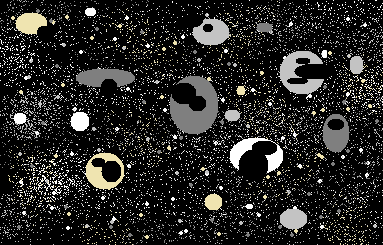
#> input picture Imagens de entrada/entrada4.png, 383 x 245 px, found by its file name
$ python aula-10.py
#> lines starting #> are read from the running program, lines starting #| are printed output that depends on the picture; after the words box and inside, x2 and y2 are one past the last pixel; in counts of white or black regions, pixels touching at a corner belong together
# -*- coding: utf-8 -*-
"""
Created on Tue Oct 10 17:02:29 2023

@author: aluno
"""

import cv2
import numpy
foto = 'entrada4.png'
imagem = cv2.imread(foto)
#> imagem is the input picture: shape (245, 383, 3); mean B, G, R 37.6, 39.2, 39.5

#########################################################################################################
#=======================================================================================================#
#########################################################################################################

#cria uma imagem (matriz) e preenche seus pixels com tons de cinza
#cada tom de cinza equivale à média dos tres canais daquele pixel
cinzas = numpy.zeros((imagem.shape[0], imagem.shape[1]), dtype = numpy.uint8)
for i in range (imagem.shape[0]):
    for j in range (imagem.shape[1]):
        cinzas[i][j] = (imagem[i][j].sum()//3)
cv2.imshow("Original", cinzas)

#pega a imagem em tons de cinza e transforma eles em preto ou branco dependendo do seu valor
pretoBranco = numpy.zeros((imagem.shape[0], imagem.shape[1]), dtype = numpy.uint8)
for i in range (imagem.shape[0]):
    for j in range (imagem.shape[1]):
        if ((cinzas[i][j])/2) > 100:
            pretoBranco[i][j] = 255
        else:
            pretoBranco[i][j] = 0
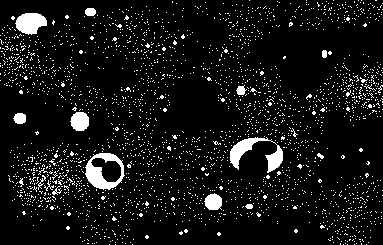
#> pretoBranco: shape (245, 383); 7.9% white; 2574 white regions (2559 under 20 px), largest, box (x1, y1, x2, y2) and area: (230, 137, 283, 173) 703, (85, 153, 125, 190) 692, (15, 13, 47, 35) 502
cv2.imshow("Preto e Branco", pretoBranco)

#########################################################################################################
#=======================================================================================================#
#########################################################################################################

opFull = [[255,255,255],[255,255,255],[255,255,255]]
print('Operador Cheio =')
print(opFull)
print('')

opCruz = [[0,255,0],[255,255,255],[0,255,0]]
print('Operador Em Cruz =')
print(opCruz)
print('')

#########################################################################################################
#=======================================================================================================#
#########################################################################################################

dilatada1 = numpy.zeros((imagem.shape[0], imagem.shape[1]), dtype = numpy.uint8)
for i in range ((imagem.shape[0])-2):
    for j in range ((imagem.shape[1])-2):
        m = n = 0
        auxF = 0

        if (pretoBranco[i][j] == 255) and (opFull[m][n] == 255):
            auxF = auxF + 1
        if (pretoBranco[i][j+1] == 255) and (opFull[m][n+1] == 255):
            auxF = auxF + 1
        if (pretoBranco[i][j+2] == 255) and (opFull[m][n+2] == 255):
            auxF = auxF + 1
        if (pretoBranco[i+1][j] == 255) and (opFull[m+1][n] == 255):
            auxF = auxF + 1
        if (pretoBranco[i+1][j+1] == 255) and (opFull[m+1][n+1] == 255):
            auxF = auxF + 1
        if (pretoBranco[i+1][j+2] == 255) and (opFull[m+1][n+2] == 255):
            auxF = auxF + 1
        if (pretoBranco[i+2][j] == 255) and (opFull[m+2][n] == 255):
            auxF = auxF + 1
        if (pretoBranco[i+2][j+1] == 255) and (opFull[m+2][n+1] == 255):
            auxF = auxF + 1
        if (pretoBranco[i+2][j+2] == 255) and (opFull[m+2][n+2] == 255):
            auxF = auxF + 1

        if auxF > 0:
            dilatada1[i+1][j+1] = 255
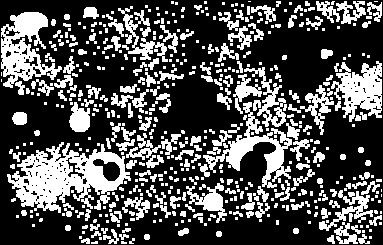
#> dilatada1: shape (245, 383); 31.9% white; 537 white regions (334 under 20 px), largest, box (x1, y1, x2, y2) and area: (7, 142, 131, 213) 4365, (1, 12, 62, 88) 2234, (203, 102, 292, 188) 1937
cv2.imshow("Dilatacao I", dilatada1)

#########################################################################################################
#=======================================================================================================#
#########################################################################################################

dilatada2 = numpy.zeros((imagem.shape[0], imagem.shape[1]), dtype = numpy.uint8)
for i in range ((imagem.shape[0])-2):
    for j in range ((imagem.shape[1])-2):
        m = n = 0
        auxF = 0

        #if (pretoBranco[i][j] == 255) and (opCruz[m][n] == 255):
            #auxF = auxF + 1
        if (pretoBranco[i][j+1] == 255) and (opCruz[m][n+1] == 255):
            auxF = auxF + 1
        #if (pretoBranco[i][j+2] == 255) and (opCruz[m][n+2] == 255):
            #auxF = auxF + 1
        if (pretoBranco[i+1][j] == 255) and (opCruz[m+1][n] == 255):
            auxF = auxF + 1
        if (pretoBranco[i+1][j+1] == 255) and (opCruz[m+1][n+1] == 255):
            auxF = auxF + 1
        if (pretoBranco[i+1][j+2] == 255) and (opCruz[m+1][n+2] == 255):
            auxF = auxF + 1
        #if (pretoBranco[i+2][j] == 255) and (opCruz[m+2][n] == 255):
            #auxF = auxF + 1
        if (pretoBranco[i+2][j+1] == 255) and (opCruz[m+2][n+1] == 255):
            auxF = auxF + 1
        #if (pretoBranco[i+2][j+2] == 255) and (opCruz[m+2][n+2] == 255):
            #auxF = auxF + 1

        if auxF > 0:
            dilatada2[i+1][j+1] = 255
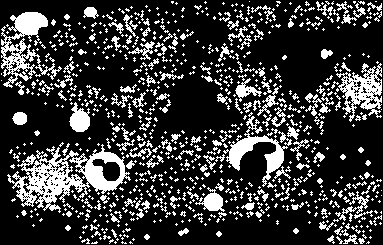
#> dilatada2: shape (245, 383); 22% white; 859 white regions (679 under 20 px), largest, box (x1, y1, x2, y2) and area: (7, 144, 131, 213) 3207, (1, 12, 62, 88) 1640, (336, 63, 382, 122) 1194
cv2.imshow("Dilatacao II", dilatada2)

#########################################################################################################
#=======================================================================================================#
#########################################################################################################

erosao1 = numpy.zeros((imagem.shape[0], imagem.shape[1]), dtype = numpy.uint8)
for i in range ((imagem.shape[0])-2):
    for j in range ((imagem.shape[1])-2):
        m = n = 0
        auxF = 0

        if (pretoBranco[i][j] == 255) and (opFull[m][n] == 255):
            auxF = auxF + 1
        if (pretoBranco[i][j+1] == 255) and (opFull[m][n+1] == 255):
            auxF = auxF + 1
        if (pretoBranco[i][j+2] == 255) and (opFull[m][n+2] == 255):
            auxF = auxF + 1
        if (pretoBranco[i+1][j] == 255) and (opFull[m+1][n] == 255):
            auxF = auxF + 1
        if (pretoBranco[i+1][j+1] == 255) and (opFull[m+1][n+1] == 255):
            auxF = auxF + 1
        if (pretoBranco[i+1][j+2] == 255) and (opFull[m+1][n+2] == 255):
            auxF = auxF + 1
        if (pretoBranco[i+2][j] == 255) and (opFull[m+2][n] == 255):
            auxF = auxF + 1
        if (pretoBranco[i+2][j+1] == 255) and (opFull[m+2][n+1] == 255):
            auxF = auxF + 1
        if (pretoBranco[i+2][j+2] == 255) and (opFull[m+2][n+2] == 255):
            auxF = auxF + 1

        if auxF == 9:
            erosao1[i+1][j+1] = 255
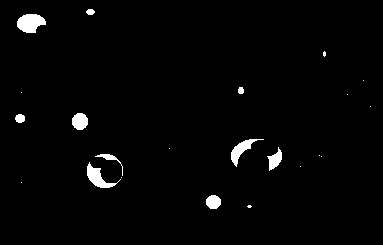
#> erosao1: shape (245, 383); 2% white; 22 white regions (12 under 20 px), largest, box (x1, y1, x2, y2) and area: (17, 14, 46, 33) 399, (87, 162, 121, 188) 320, (231, 139, 264, 167) 281
cv2.imshow("Erosa I", erosao1)

dilatadaErosao1 = numpy.zeros((imagem.shape[0], imagem.shape[1]), dtype = numpy.uint8)
for i in range ((imagem.shape[0])-2):
    for j in range ((imagem.shape[1])-2):
        m = n = 0
        auxF = 0

        if (erosao1[i][j] == 255) and (opFull[m][n] == 255):
            auxF = auxF + 1
        if (erosao1[i][j+1] == 255) and (opFull[m][n+1] == 255):
            auxF = auxF + 1
        if (erosao1[i][j+2] == 255) and (opFull[m][n+2] == 255):
            auxF = auxF + 1
        if (erosao1[i+1][j] == 255) and (opFull[m+1][n] == 255):
            auxF = auxF + 1
        if (erosao1[i+1][j+1] == 255) and (opFull[m+1][n+1] == 255):
            auxF = auxF + 1
        if (erosao1[i+1][j+2] == 255) and (opFull[m+1][n+2] == 255):
            auxF = auxF + 1
        if (erosao1[i+2][j] == 255) and (opFull[m+2][n] == 255):
            auxF = auxF + 1
        if (erosao1[i+2][j+1] == 255) and (opFull[m+2][n+1] == 255):
            auxF = auxF + 1
        if (erosao1[i+2][j+2] == 255) and (opFull[m+2][n+2] == 255):
            auxF = auxF + 1

        if auxF > 0:
            dilatadaErosao1[i+1][j+1] = 255
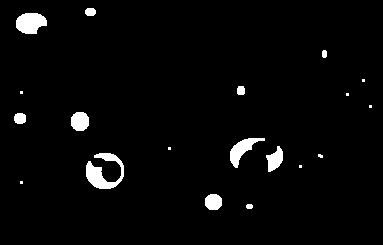
#> dilatadaErosao1: shape (245, 383); 2.9% white; 19 white regions (8 under 20 px), largest, box (x1, y1, x2, y2) and area: (86, 153, 124, 189) 665, (16, 13, 47, 34) 499, (230, 138, 265, 168) 407
cv2.imshow("Dilatando a Erosao I", dilatadaErosao1)

cv2.waitKey(0)

$ run again, with Imagens de entrada/entrada3.png copied over Imagens de entrada/entrada4.png
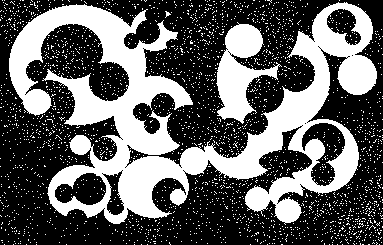
#> input picture Imagens de entrada/entrada3.png, 383 x 245 px, found by its file name
#> imagem is the input picture: shape (245, 383, 3); 37.9% white; 2643 white regions (2641 under 20 px), largest, box (x1, y1, x2, y2) and area: (9, 2, 377, 225) 28753, (216, 22, 282, 124) 3049
#> after the loop `for i in range ((imagem.shape[0])-2):`:
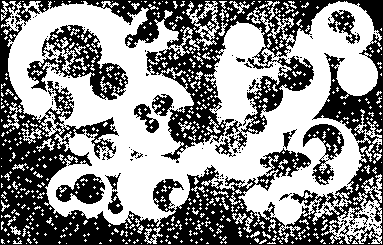
#> dilatada2: shape (245, 383); 55% white; 113 black regions (100 under 20 px), largest, box (x1, y1, x2, y2) and area: (0, 0, 383, 245) 36183, (27, 25, 128, 100) 2741, (303, 124, 344, 185) 943
#> after the loop `for i in range ((imagem.shape[0])-2):`:
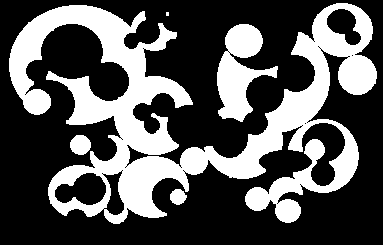
#> dilatadaErosao1: shape (245, 383); 33.3% white; 5 white regions (1 under 20 px), largest, box (x1, y1, x2, y2) and area: (9, 3, 377, 224) 27758, (217, 24, 278, 122) 2992, (70, 135, 91, 155) 329, (170, 189, 187, 205) 200
